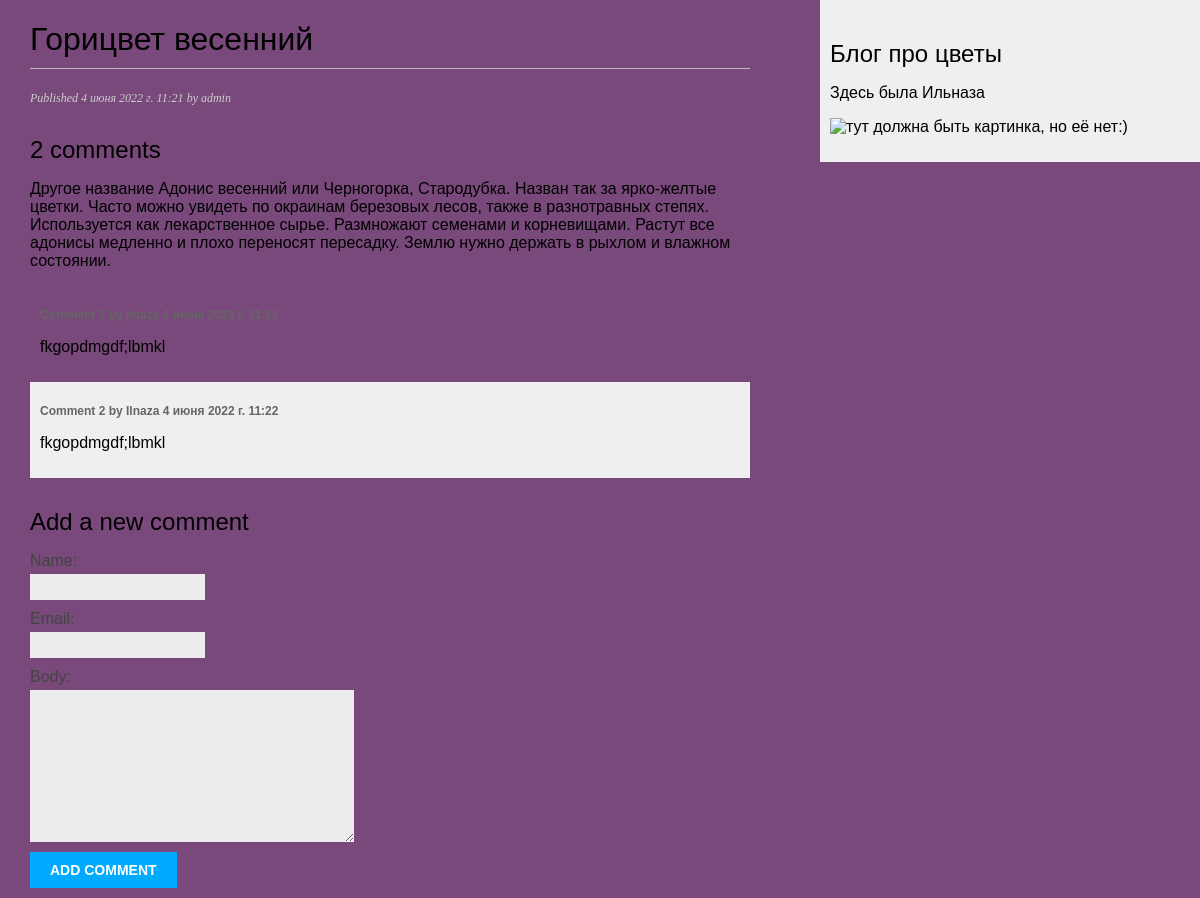
Page /blog/3/ on the committed database.
### blog/models.py (models this page shows, shortened)
class Post(models.Model):
    class Status(models.TextChoices):
        DRAFT = 'DF', 'Draft'
        PUBLISHED = 'PB', 'Published'
    title = models.CharField(max_length=250)
    slug = models.SlugField(max_length=250)
    author = models.ForeignKey(User,
                               on_delete=models.CASCADE,
                               related_name='blog_posts')
    body = models.TextField()
    publish = models.DateTimeField(default=timezone.now)
    created = models.DateTimeField(auto_now_add=True)
    updated = models.DateTimeField(auto_now=True)
    status = models.CharField(max_length=2,
                              choices=Status.choices,
                              default=Status.DRAFT)
    objects = models.Manager() # The default manager.
    published = PublishedManager() # Our custom manager.

class Comment(models.Model):
    post = models.ForeignKey(Post, on_delete=models.CASCADE, related_name='comments')
    name = models.CharField(max_length=80)
    email = models.EmailField()
    body = models.TextField()
    created = models.DateTimeField(auto_now_add=True)
    updated = models.DateTimeField(auto_now=True)
    active = models.BooleanField(default=True)
    class Meta:
        ordering = ['created']
        indexes = [
            models.Index(fields=['created']),
        ]

### blog/views.py (the view)
# urls.py: path('<int:id>/', views.post_detail, name='post_detail'),
def post_detail(request, id):
    post = get_object_or_404(Post, id=id, status=Post.Status.PUBLISHED)
    comments = post.comments.filter(active=True)
    form = CommentForm()
    return render(request, 'blog/post/detail.html', {'post': post, 'comments': comments,'form': form})

### blog/forms.py
class CommentForm(forms.ModelForm):
    class Meta:
        model = Comment
        fields = ['name', 'email', 'body']

### blog/templates/blog/post/detail.html (shortened to what this page needs)
{% extends "blog/base.html" %}
{% block content %}
  <h1>{{ post.title }}</h1>
  <p class="date">
    Published {{ post.publish }} by {{ post.author }}
  </p>
  {% with comments.count as total_comments %}
	<h2>{{ total_comments }} comment{{ total_comments|pluralize }}</h2>
  {% endwith %}
  {{ post.body|linebreaks }}
{% for comment in comments %}
	<div class="comment">
		<p class="info">
			Comment {{ forloop.counter }} by {{ comment.name }}
			{{ comment.created }}
		</p>
		{{ comment.body|linebreaks }}
	</div>
{% empty %}
 <p>There are no comments yet.</p>
{% endfor %}
<h2>Add a new comment</h2>
	<form action="{% url "blog:post_comment" post.id %}" method="post">
		{{ form.as_p }}
		<p><input type="submit" value="Add comment"></p>
	</form>
{% endblock %}

### blog/static/css/blog.css (style rules this page uses)
body { margin:0; padding:0; font-family:helvetica, sans-serif; background-color: #78497a }
h1 { font-weight:normal; border-bottom:1px solid #bbb; padding:0 0 10px 0; }
h2 { font-weight:normal; margin:30px 0 0; }
p.date { color:#ccc; font-family: georgia, serif; font-size: 12px; font-style: italic; }
label { float:left; clear:both; color:#444; margin-bottom:4px; }
input, textarea { clear:both; float:left; margin:0 0 10px; background:#ededed; border:0; padding:6px 10px; font-size:12px; }
input[type=submit] { font-weight:bold; background:#00abff; color:#fff; padding:10px 20px; font-size:14px; text-transform:uppercase; }
.comment { padding:10px; }
.comment:nth-child(even) { background:#efefef; }
.comment .info { font-weight:bold; font-size:12px; color:#666; }

### rows in the picture
Post: title "Горицвет весенний", publish "4 июня 2022 г. 11:21", author "admin", body "Другое название Адонис весенний или Черногорка, Стародубка. Назван так за ярко-желтые цветки. Часто можно увидеть по окраинам березовых лесов, также в разнотравных степях. Используется как лекарственное сырье. Размножают семенами и корневищами. Растут все адонисы медленно и плохо переносят пересадку. Землю нужно держать в рыхлом и влажном состоянии."
Comment: body "fkgopdmgdf;lbmkl"
Comment: name "Ilnaza", created "4 июня 2022 г. 11:22", body "fkgopdmgdf;lbmkl"

### other values in the picture
{{ total_comments }} "2"
